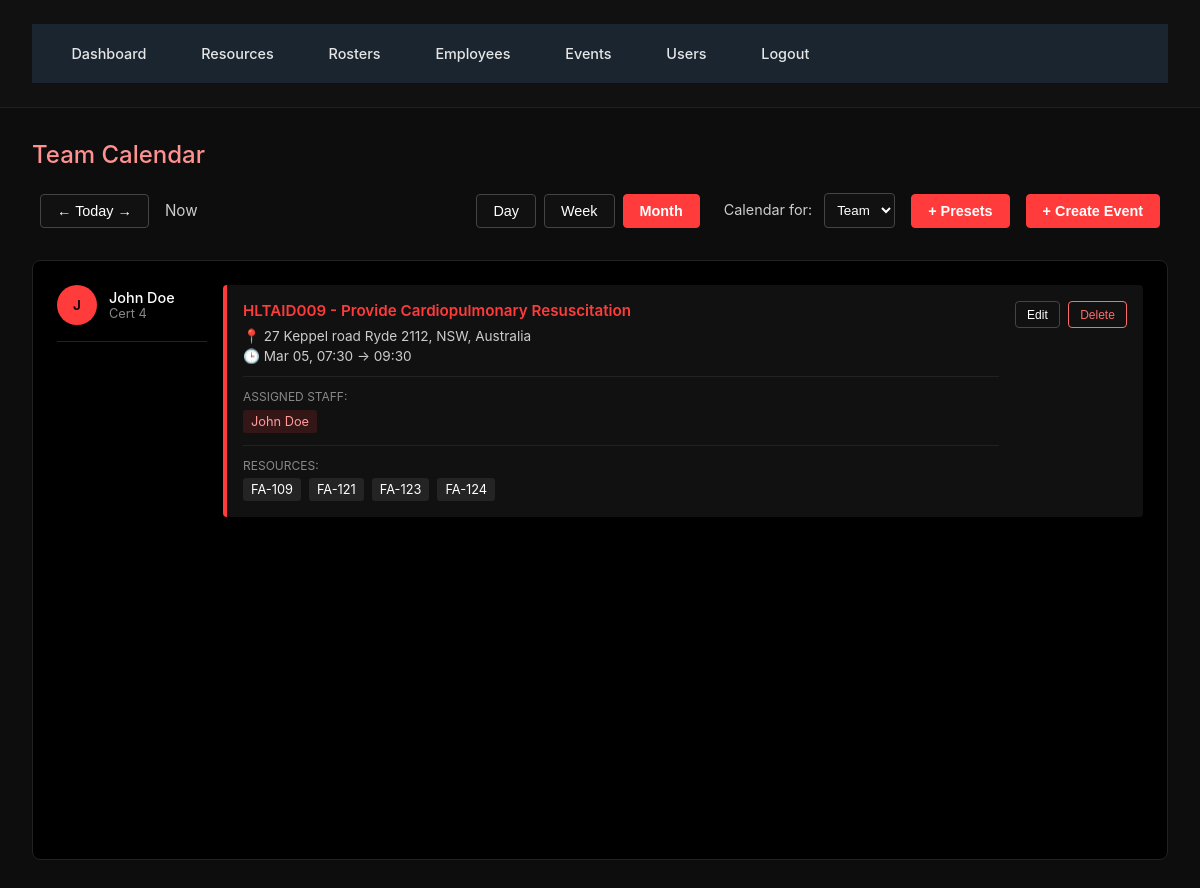
/events (signed in), run on an earlier commit of the app's database.
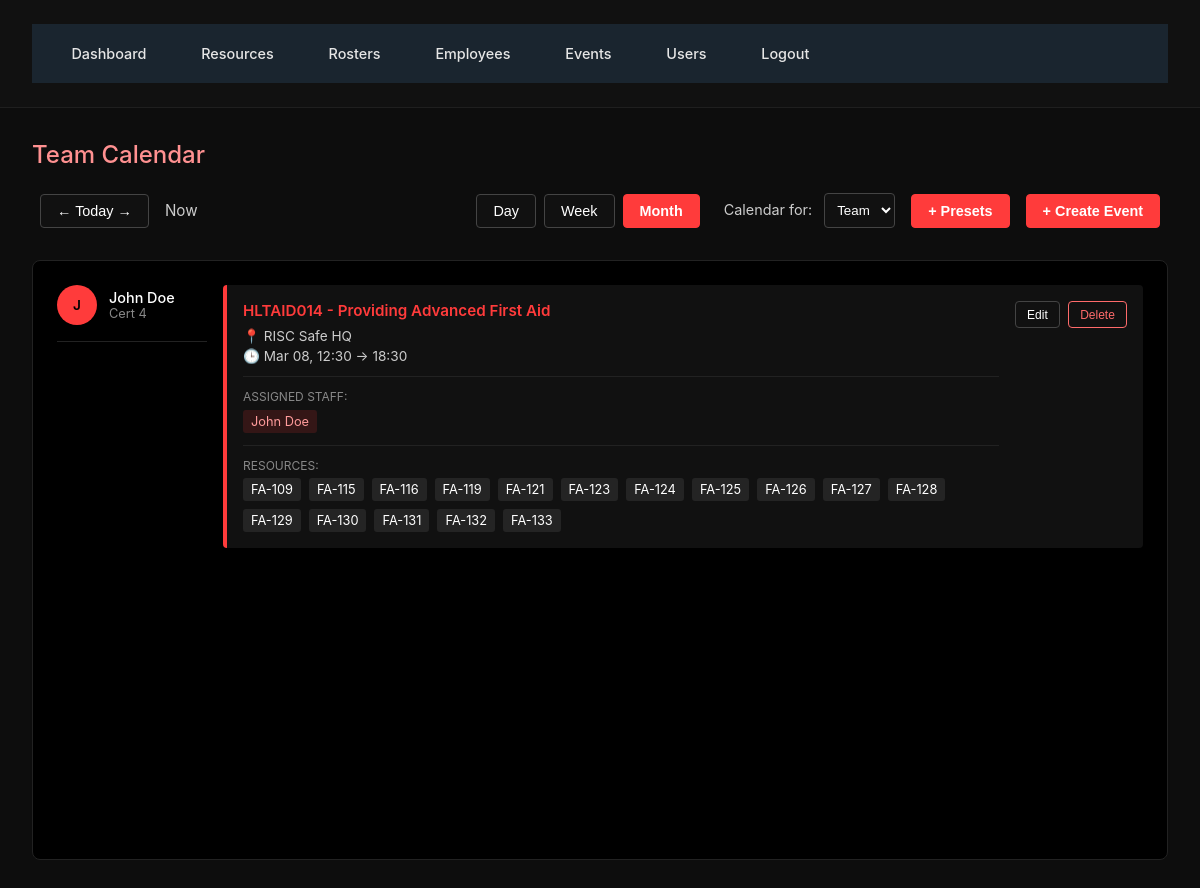
And on a later commit of the database.
### Database.py (models this page shows)
class Employee(db.Model):
    id = db.Column(db.Integer, primary_key=True)
    name = db.Column(db.String(120), nullable=False)
    age = db.Column(db.Integer)
    experience_years = db.Column(db.Integer)
    level_of_training = db.Column(db.String(120))
    training_status = db.Column(db.String(120))
    qualifications = db.relationship('Qualification', backref='employee', cascade='all, delete-orphan')

class Event(db.Model):
    id = db.Column(db.Integer, primary_key=True)
    title = db.Column(db.String(200))
    location = db.Column(db.String(200))
    start_time = db.Column(db.DateTime)
    end_time = db.Column(db.DateTime)
    setup_minutes = db.Column(db.Integer, default=0)
    packup_minutes = db.Column(db.Integer, default=0)
    employees = db.relationship("Employee", secondary=event_employee, cascade="all, delete", passive_deletes=True)
    resources = db.relationship("Resource", secondary=event_resource, cascade="all, delete", passive_deletes=True)

class Resource(db.Model):
    id = db.Column(db.Integer, primary_key=True)
    item_code = db.Column(db.String(120), unique=True, nullable=False)
    category = db.Column(db.String(120), nullable=False)
    type = db.Column(db.String(120), nullable=False)
    description = db.Column(db.String(255))
    qty = db.Column(db.Integer, default=1)
    asset_number = db.Column(db.String(120))
    dom = db.Column(db.Date)  # Date of Manufacture
    lifespan_years = db.Column(db.Integer)

### app.py (the view)
    @app.route('/events')
    @login_required
    def events():
        qualifications = QualificationType.query.all()
        return render_template('events.html',
                               events=Event.query.all(),
                               employees=Employee.query.all(),
                               resources=Resource.query.all(),
                               presets=ResourcePreset.query.all(),
                               qualifications=qualifications)

### Templates/events.html (shortened to what this page needs)
{% extends "base.html" %}
{% block content %}
<div class="page-header">
  <h2 class="page-title">Team Calendar</h2>
</div>
<div style="display: flex; justify-content: space-between; align-items: center; margin-bottom: 2rem; padding: 0 0.5rem;">
  <div style="display: flex; gap: 1rem; align-items: center;">
    <button class="btn btn-secondary" style="padding: 0.5rem 1rem; font-size: 0.9rem; background:#111; border:1px solid #444; color:#fff;">← Today →</button>
    <span style="color: #ccc; font-size: 0.95rem;">{{ 'Now' }}</span>
  </div>
  <div style="display: flex; gap: 0.5rem; align-items:center;">
    <button class="btn btn-secondary" style="padding: 0.5rem 1rem; background:#111; border:1px solid #444; color:#fff;">Day</button>
    <button class="btn btn-secondary" style="padding: 0.5rem 1rem; background:#111; border:1px solid #444; color:#fff;">Week</button>
    <button class="btn btn-primary" style="padding: 0.5rem 1rem; background:#ff3b3b; border:1px solid #ff3b3b; color:#fff;">Month</button>
    <span style="color: #ccc; font-size: 0.9rem; margin-left: 1rem;">Calendar for:
      <select style="background: #111; border: 1px solid #444; color: #fff; padding: 0.5rem; border-radius: 4px; margin-left: 0.5rem;">
        <option>Team</option>
      </select>
    </span>
    {% if current_user.is_admin %}
    <button id="createPresetBtn" class="btn btn-primary" style="padding: 0.5rem 1rem; margin-left: 0.5rem; background:#ff3b3b; border:1px solid #ff3b3b; color:#fff;">+ Presets</button>
    <button id="createEventBtn" class="btn btn-primary" style="padding: 0.5rem 1rem; margin-left: 0.5rem; background:#ff3b3b; border:1px solid #ff3b3b; color:#fff;">+ Create Event</button>
    {% endif %}
  </div>
</div>
<div class="table-wrapper" style="padding: 1.5rem; min-height: 600px; background:#000; border-radius:8px; border:1px solid #222;">
  <div style="display: grid; grid-template-columns: 150px 1fr; gap: 1rem;">
    <div>
      {% for emp in employees %}
      <div style="display: flex; align-items: center; margin-bottom: 1.5rem; padding-bottom: 1rem; border-bottom: 1px solid #222;">
        <div style="width: 40px; height: 40px; border-radius: 50%; background: #ff3b3b; display: flex; align-items: center; justify-content: center; color: #000; font-weight: 600; font-size: 0.85rem; margin-right: 0.75rem;">{{ emp.name[:1] }}</div>
        <div>
          <div style="font-weight: 500; color: #fff; font-size: 0.9rem;">{{ emp.name }}</div>
          <div style="color: #888; font-size: 0.8rem;">{{ emp.level_of_training or 'Staff' }}</div>
        </div>
      </div>
      {% endfor %}
    </div>
    <div>
      {% for e in events %}
      <div style="background: #111; border-left: 4px solid #ff3b3b; padding: 1rem; margin-bottom: 1rem; border-radius: 4px; cursor: pointer; transition: all 0.2s;"
           onmouseover="this.style.background='#181818'" onmouseout="this.style.background='#111'">
        <div style="display: flex; justify-content: space-between; align-items: flex-start;">
          <div style="flex: 1;">
            <div style="font-weight: 600; color: #ff3b3b; font-size: 0.95rem;">{{ e.title }}</div>
            <div style="color: #ccc; font-size: 0.85rem; margin-top: 0.5rem;">
              📍 {{ e.location }}
            </div>
            <div style="color: #ccc; font-size: 0.85rem; margin-top: 0.25rem;">
              🕒 {{ e.start_time.strftime('%b %d, %H:%M') if e.start_time else 'N/A' }} → {{ e.end_time.strftime('%H:%M') if e.end_time else 'N/A' }}
            </div>
            {% if e.employees %}
            <div style="margin-top: 0.75rem; padding-top: 0.75rem; border-top: 1px solid #222;">
              <div style="color: #888; font-size: 0.75rem; text-transform: uppercase; margin-bottom: 0.35rem;">Assigned Staff:</div>
              <div style="display: flex; flex-wrap: wrap; gap: 0.5rem;">
                {% for emp in e.employees %}
                <span style="background: rgba(255,59,59,0.15); color: #ff9b9b; padding: 0.25rem 0.5rem; border-radius: 3px; font-size: 0.8rem;">{{ emp.name }}</span>
                {% endfor %}
              </div>
            </div>
            {% endif %}
            {% if e.resources %}
            <div style="margin-top: 0.75rem; padding-top: 0.75rem; border-top: 1px solid #222;">
              <div style="color: #888; font-size: 0.75rem; text-transform: uppercase; margin-bottom: 0.35rem;">Resources:</div>
              <div style="display: flex; flex-wrap: wrap; gap: 0.5rem;">
                {% for res in e.resources %}
                <span style="background: rgba(255,255,255,0.08); color: #fff; padding: 0.25rem 0.5rem; border-radius: 3px; font-size: 0.8rem;">{{ res.item_code }}</span>
                {% endfor %}
              </div>
            </div>
            {% endif %}
          </div>
          {% if current_user.is_admin %}
          <div style="display: flex; gap: 0.5rem; margin-left: 1rem;">
            <button type="button"
                    class="btn btn-secondary"
                    style="padding: 0.35rem 0.7rem; font-size: 0.75rem; white-space: nowrap; background:#111; border:1px solid #444; color:#fff;"
                    onclick="openEditEventModal('{{ e.id }}')">
              Edit
            </button>
            <button type="button"
                    class="btn btn-secondary"
                    style="padding: 0.35rem 0.7rem; font-size: 0.75rem; color: #ff6b6b; border-color: #ff6b6b; background:#111; white-space: nowrap;"
                    onclick="confirmDeleteEvent('{{ e.id }}')">
              Delete
            </button>
          </div>
          {% endif %}
        </div>
      </div>
      {% else %}
      <div style="text-align: center; padding: 2rem; color: #888;">
        <p>No events scheduled for this period.</p>
      </div>
      {% endfor %}
    </div>
  </div>
</div>
{% endblock %}

### Templates/base.html (shortened to what this page needs)
<!doctype html>
<html lang="en">
<head>
  <link rel="stylesheet" href="{{ url_for('static', filename='css/styles.css') }}">
</head>
<body>
<header>
  {% if current_user.is_authenticated %}
  <nav>
    <a href="{{ url_for('index') }}">Dashboard</a>
    <a href="{{ url_for('resources') }}">Resources</a>
    <a href="{{ url_for('rosters') }}">Rosters</a>
    {% if current_user.is_admin %}
      <a href="{{ url_for('employees_overview') }}">Employees</a>
      <a href="{{ url_for('events') }}">Events</a>
      <a href="{{ url_for('users') }}">Users</a>
    {% endif %}
    <a href="{{ url_for('logout') }}">Logout</a>
  </nav>
  {% endif %}
</header>
<main>
  {% block content %}{% endblock %}
</main>
</body>
</html>

### Static/Css/styles.css (style rules this page uses)
* { margin: 0; padding: 0; box-sizing: border-box; }
body { font-family: '72', 'SAP Sans', system-ui, sans-serif; background-color: #000000; color: #e0e0e0; }
header { background: #1a252f; color: white; padding: 0; border-bottom: 1px solid #2d3f4d; }
.page-header .page-title { color: #ff9191; }
nav { display: flex; align-items: center; padding: 0.75rem 1.5rem; background: #1a252f; gap: 1.5rem; }
nav a { color: #b0bcc4; text-decoration: none; font-size: 0.9rem; padding: 0.5rem 0.75rem; border-radius: 4px; transition: all 0.2s; }
main { padding: 1.5rem; }
.page-header { display: flex; justify-content: space-between; align-items: center; margin-bottom: 1.5rem; }
.page-title { font-size: 1.5rem; font-weight: 500; color: #0dccff; }
.btn { padding: 0.65rem 1.25rem; border: none; border-radius: 4px; font-weight: 500; cursor: pointer; transition: all 0.2s; font-size: 0.9rem; }
.btn-primary { background: #000000; color: #ffffff; font-weight: 600; }
.btn-secondary { background: transparent; color: #ffffff; border: 1px solid #ff9f9f; }
.table-wrapper { background: #000000; border: 1px solid #000000; border-radius: 4px; overflow: hidden; }

### Templates/base.html (style rules this page uses)
body { background: #0d0d0d; color: #e6e6e6; font-family: "Inter", "Segoe UI", sans-serif; margin: 0; padding: 0; }
header { background: #111; border-bottom: 1px solid #1f1f1f; padding: 1.5rem 2rem; display: flex; flex-direction: column; gap: 1rem; }
nav { display: flex; gap: 1.5rem; flex-wrap: wrap; }
nav a { color: #e6e6e6; text-decoration: none; font-weight: 500; padding: 0.5rem 0.9rem; border-radius: 6px; transition: 0.2s ease; border: 1px solid transparent; }
main { padding: 2rem; max-width: 1400px; margin: auto; }

What changed in the data, as far as the page shows it:
changed Event: gains Resource (item_code "FA-115"); gains Resource (item_code "FA-116"); gains Resource (item_code "FA-119"); gains Resource (item_code "FA-125"); gains Resource (item_code "FA-126"); gains Resource (item_code "FA-127"); gains Resource (item_code "FA-128"); gains Resource (item_code "FA-129"); gains Resource (item_code "FA-130"); gains Resource (item_code "FA-131"); gains Resource (item_code "FA-132"); gains Resource (item_code "FA-133"); title "HLTAID009 - Provide Cardiopulmonary Resuscitation" → "HLTAID014 - Providing Advanced First Aid"; location "27 Keppel road Ryde 2112, NSW, Australia" → "RISC Safe HQ"; start_time "Mar 05, 07:30" → "Mar 08, 12:30"; end_time "09:30" → "18:30"
